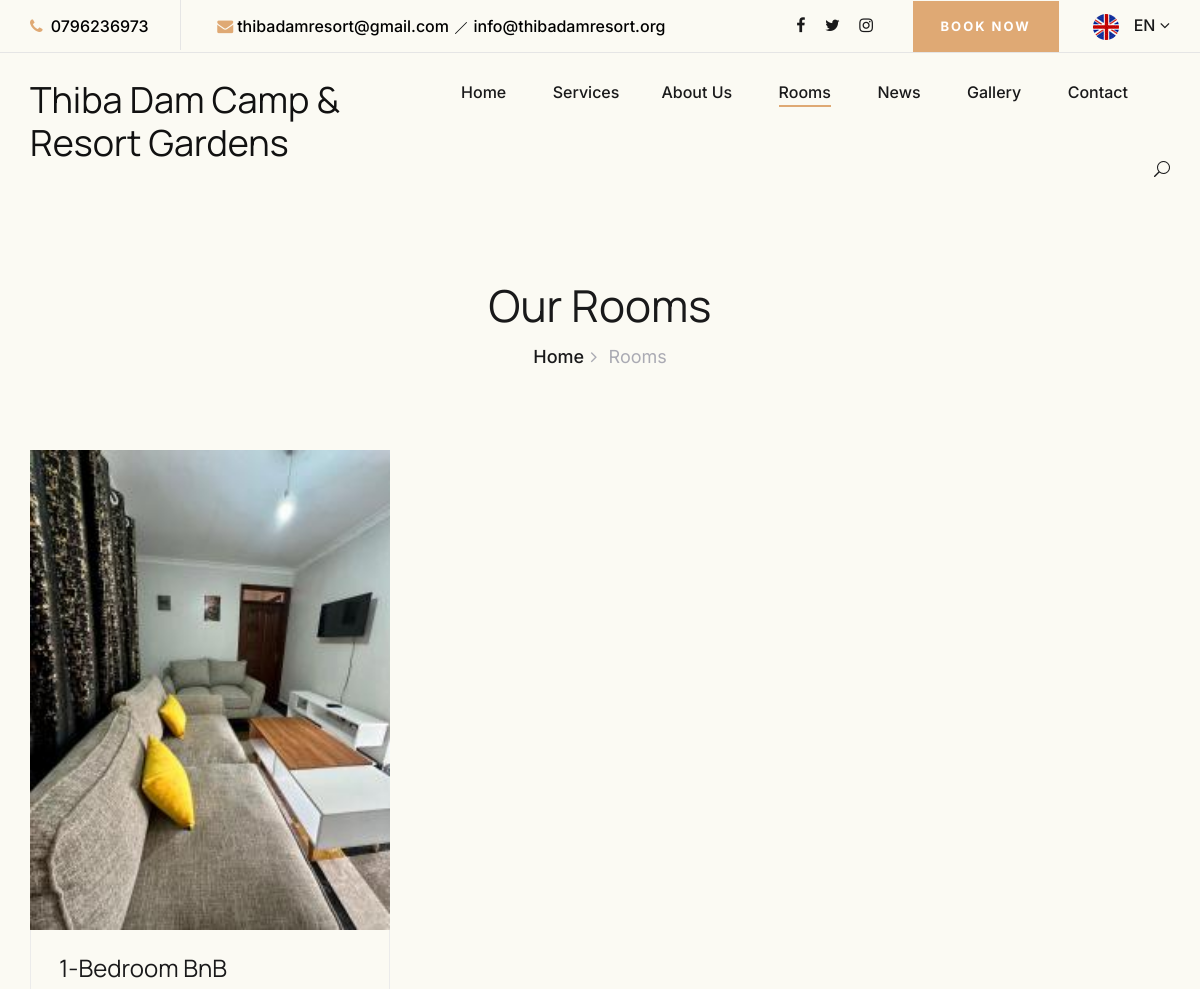
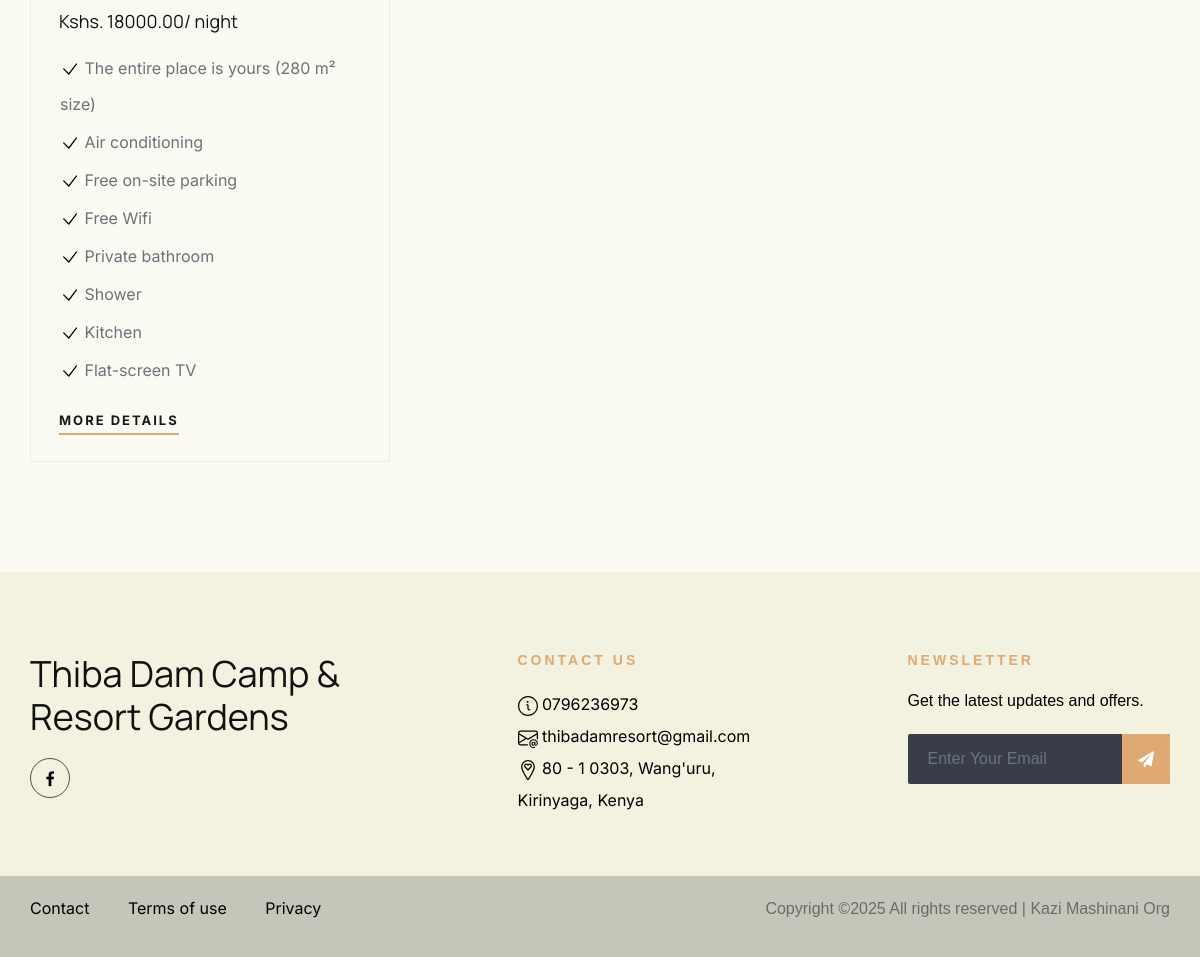
/rooms/, run on the app's committed database (2 pictures, top to bottom).
### home/models.py (models this page shows, shortened)
class Contact(models.Model):
    company_name=models.CharField(max_length=225)
    address1=models.CharField(max_length=225)
    address2=models.CharField(max_length=225, blank=True)
    email1=models.CharField(max_length=225)
    email2=models.CharField(max_length=225, blank=True)
    phone1=models.CharField(max_length=225)
    phone2=models.CharField(max_length=225, blank=True)
    phone3=models.CharField(max_length=225, blank=True)
    phone4=models.CharField(max_length=225, blank=True)
    phone5=models.CharField(max_length=225, blank=True)
    class Meta:
        verbose_name_plural = 'Contact Information'

class Room(models.Model):
    name = models.CharField(max_length=100)
    description = models.TextField()
    image=models.ImageField(upload_to='rooms')
    price = models.DecimalField(max_digits=10, decimal_places=2)
    discount_price = models.DecimalField(max_digits=10, decimal_places=2, default=0.0)
    units = models.IntegerField()
    is_available = models.BooleanField(default=True)
    slug = models.SlugField(blank=True, unique=True)
    def get_features(self):
        features=Feature.objects.filter(room=self).all()
        return features

class Feature(models.Model):
    room=models.ForeignKey(Room, on_delete=models.CASCADE)
    feature = models.TextField()

### home/views.py (the view)
# urls.py: path('rooms/', rooms, name='rooms'),
def rooms(request):
    rooms=Room.objects.all()
    context ={
        'rooms':rooms,
    }
    return render(request, 'rooms.html', context)

### home/forms.py
class NewsLetterSubscriptionForm(forms.Form):
    email = forms.EmailField(
        widget=forms.EmailInput(attrs={
            'class': ' width-100% height-100% form-control',
            'id': 'email',
            'name': 'email',
            'placeholder': 'Enter Your Email',
        }),label=""
    )

class AvailabilityForm(forms.Form):
    today = timezone.now().date()
    room = forms.ModelChoiceField(queryset=Room.objects.all(), required=True, widget=forms.Select(attrs={
        'class': 'select-option',
        'id': 'room',
    }))
    check_in_date = forms.DateField(widget=forms.DateInput(attrs={
        'class': 'date-input',
        'id': 'date-in',
        'type': 'date',
        'min': today,
    }))
    check_out_date = forms.DateField(widget=forms.DateInput(attrs={
        'class': 'date-input',
        'id': 'date-out',
        'type': 'date',
        'min': today,
    }))
    guests = forms.IntegerField(
        min_value=1,
        max_value=20,
        widget=forms.NumberInput(attrs={
            'class': 'select-option',
            'id': 'guest',
            'placeholder': '1 Adult',
            'step': 1,
            'max': 20,
        }))

### home/context_processors.py (called while the page is built)
def contact(request):
    contact=Contact.objects.all().first()
    if contact:
        return {"contact": contact}
    return None

def newsletter_subscription_form(request):
    return {'newsletter_form': NewsLetterSubscriptionForm()}

def room_checker_form(request):
    return {'form': AvailabilityForm()}

### templates/rooms.html (shortened to what this page needs)
{% extends 'base.html' %}
{% load static %}
{% block content %}
    <div class="breadcrumb-section">
        <div class="container">
            <div class="row">
                <div class="col-lg-12">
                    <div class="breadcrumb-text">
                        <h2>Our Rooms</h2>
                        <div class="bt-option">
                            <a href="{% url 'index' %}">Home</a>
                            <span>Rooms</span>
                        </div>
                    </div>
                </div>
            </div>
        </div>
    </div>
    <section class="rooms-section spad">
        <div class="container">
            <div class="row">
                {% for room in rooms %}
                <div class="col-lg-4 col-md-6">
                    <div class="room-item">
                        <img src="{{room.image.url}}" alt="{{room.name}}">
                        <div class="ri-text">
                            <h4>{{room.name}}</h4>
                            <h5>Kshs. {{room.price}}<span>/ night</span></h5>
                            <table class="mt-3">
                                <tbody>
                                    {% for feature in room.get_features %}
                                    <tr>
                                        <td><svg xmlns="http://www.w3.org/2000/svg" viewBox="0 0 128 128" width="20px"><path d="M56.33 100a4 4 0 0 1-2.82-1.16L20.68 66.12a4 4 0 1 1 5.64-5.65l29.57 29.46 45.42-60.33a4 4 0 1 1 6.38 4.8l-48.17 64a4 4 0 0 1-2.91 1.6z"></path></svg>
                                        {{feature.feature}}</td>
                                    </tr>
                                    {% endfor %}
                                </tbody>
                            </table>
                            <a href="{% url 'room_details' slug=room.slug %}" class="primary-btn">More Details</a>
                        </div>
                    </div>
                </div>
                {% endfor %}
            </div>
        </div>
    </section>
    {%endblock%}

### templates/components/nav.html (shortened to what this page needs)
{% load static %}
<header class="header-section">
    <div class="top-nav">
        <div class="container">
            <div class="row">
                <div class="col-lg-7">
                    <ul class="tn-left">
                        <li><i class="fa fa-phone"></i> <a style="color: black;"  href="tel:{{contact.phone1}}">{{contact.phone1}}</a></li>
                        <li><i class="fa fa-envelope"></i><a style="color: black;" href="mailto:{{contact.email1}}">{{contact.email1}}</a>
                            <svg xmlns="http://www.w3.org/2000/svg" width="16" height="16" fill="currentColor" class="bi bi-slash-lg" viewBox="0 0 16 16">
                                <path fill-rule="evenodd" d="M13.854 2.146a.5.5 0 0 1 0 .708l-11 11a.5.5 0 0 1-.708-.708l11-11a.5.5 0 0 1 .708 0"/>
                              </svg>
                        <a style="color: black;" href="mailto:{{contact.email2}}">{{contact.email2}}</a>  </li>
                    </ul>
                </div>
                <div class="col-lg-5">
                    <div class="tn-right">
                        <div class="top-social">
                            <a href="#"><i class="fa fa-facebook"></i></a>
                            <a href="#"><i class="fa fa-twitter"></i></a>
                            <a href="#"><i class="fa fa-instagram"></i></a>
                        </div>
                        <a href="{% url 'booking' %}" class="bk-btn">Book Now</a>
                        <div class="language-option">
                            <img src="{% static 'img/flag.jpg' %}" alt="">
                            <span>EN <i class="fa fa-angle-down"></i></span>
                        </div>
                    </div>
                </div>
            </div>
        </div>
    </div>
    <div class="menu-item">
        <div class="container">
            <div class="row">
                <div class="col-lg-4">
                    <div class="logo">
                        <a href="{% url 'index' %}">
                            <h2>{{contact.company_name}}</h2>
                        </a>
                    </div>
                </div>
                <div class="col-lg-8">
                    <div class="nav-menu">
                        <nav class="mainmenu">
                            {% include 'components/nav-list.html' %}
                        </nav>
                        <div class="nav-right search-switch">
                            <i class="icon_search"></i>
                        </div>
                    </div>
                </div>
            </div>
        </div>
    </div>
</header>

### templates/components/footer.html (shortened to what this page needs)
{% load static %}
<footer class="footer-section" style="background-color: #f3f1df;">
<div class="container">
    <div class="footer-text">
        <div class="row">
            <div class="col-lg-4">
                <div class="ft-about">
                    <div class="logo">
                        <a href="#">
                            <h2>{{contact.company_name}}</h2>
                        </a>
                    </div>
                    <div class="fa-social" >
                        <a style="color: #000;" href="#"><i class="fa fa-facebook"></i></a>
                    </div>
                </div>
            </div>
            <div class="col-lg-3 offset-lg-1">
                <div class="ft-contact">
                    <h6>Contact Us</h6>
                    <ul>
                        <li style="color: #000;">{%include 'icons/info.svg' %}&nbsp;{{contact.phone1}}</li>
                        <li style="color: #000;">{%include 'icons/mail.svg' %}&nbsp;{{contact.email1}}</li>
                        <li style="color: #000;">{%include 'icons/location.svg' %}&nbsp;{{contact.address1}}</li>
                    </ul>
                </div>
            </div>
            <div class="col-lg-3 offset-lg-1">
                <div class="ft-newslatter">
                    <h6>Newsletter</h6>
                    <p style="color: #000;">Get the latest updates and offers.</p>
                    <form class="fn-form" id="newsletter-form" method="post" action="{% url 'newsletter' %}">
                        {{ newsletter_form.as_p }}
                        <button type="submit"><i class="fa fa-send"></i></button>
                    </form>
                </div>
            </div>
        </div>
    </div>
</div>
<div class="copyright-option">
    <div class="container">
        <div class="row">
            <div class="col-lg-7">
                <ul>
                    <li><a style="color: #000;" href="{% url 'contact' %}">Contact</a></li>
                    <li><a style="color: #000;" href="{% url 'terms' %}">Terms of use</a></li>
                    <li><a style="color: #000;" href="{% url 'privacy' %}">Privacy</a></li>
                </ul>
            </div>
            <div class="col-lg-5">
                <div class="co-text"><p>Copyright &copy;<script>document.write(new Date().getFullYear());</script> All rights reserved | Kazi Mashinani Org</p></div>
            </div>
        </div>
    </div>
</div>
</footer>

### templates/base.html (style rules this page uses)
body { font-family: 'Inter'; background-color: #FBFAF3 !important; }
.h1,h2,h3,h4,h5,h6 { font-family: "Manrope"; }
button { padding: 10px 20px; background-color: #007bff; color: #fff; border: none; border-radius: 5px; cursor: pointer; }

### data on the page
Contact: phone1 "0796236973", email1 "thibadamresort@gmail.com", email2 "info@thibadamresort.org", company_name "Thiba Dam Camp & Resort Gardens", address1 "80 - 1 0303, Wang'uru, Kirinyaga, Kenya"
Room: image (picture), name "1-Bedroom BnB", price "18000.00"
Feature: feature "The entire place is yours (280 m² size)"
Feature: feature "Air conditioning"
Feature: feature "Free on-site parking"
Feature: feature "Free Wifi"
Feature: feature "Private bathroom"
Feature: feature "Shower"
Feature: feature "Kitchen"
Feature: feature "Flat-screen TV"
